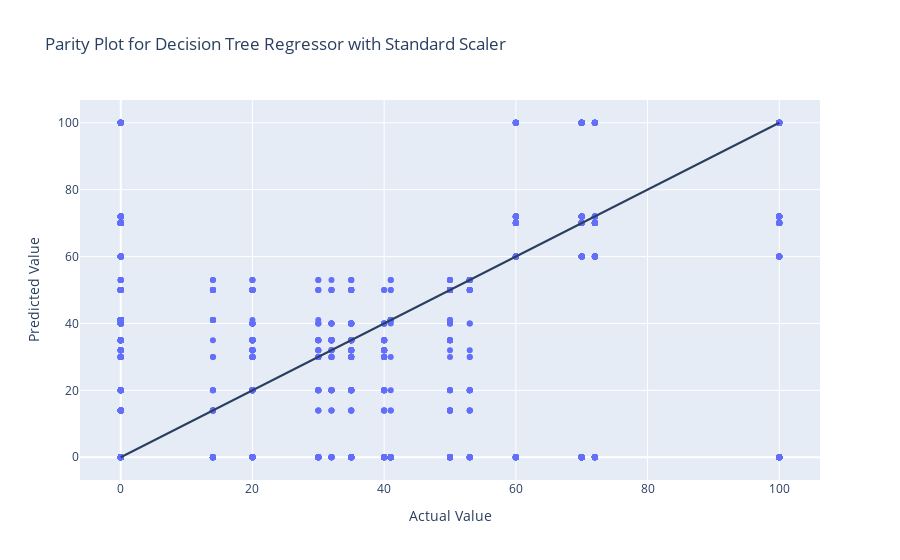

Write notebook code for a chart like this one.
### Markdown cell above
Decision Tree Regressor with Standard Scaler to Predict Altitudes:

### Code cell
dtp_model = DecisionTreeRegressor()
dtp_model = make_pipeline(StandardScaler(), DecisionTreeRegressor())
dtp_model.fit(x_train, y_train)

dtp_mae = mean_absolute_error(y_val, dtp_model.predict(x_val))
print('The MAE for the decision tree regressor with standard scaler is:', round(dtp_mae, 3))

# making the parity plot
fig = go.Figure(data = [go.Scatter(x = y_val, y = dtp_model.predict(x_val), mode = "markers")])

fig.add_shape(type = "line", x0 = y_val.min(), y0 = y_val.min(), x1 = y_val.max(), y1 = y_val.max(),)

fig.update_xaxes(title_text = "Actual Value")
fig.update_yaxes(title_text = "Predicted Value")

# set the plot size
fig.update_layout(title = 'Parity Plot for Decision Tree Regressor with Standard Scaler', autosize = True)
fig.show()

### Figure 1 — Plotly figure (JSON) as saved in the notebook; plotly's stock layout.template omitted (floating-point values rounded to 4 significant figures; data arrays with more than 128 entries replaced by an {"elided": "..."} marker saying what was removed)
{"data": [{"mode": "markers", "type": "scatter", "x": {"elided": "4339 int values"}, "y": {"elided": "4339 int values"}}], "layout": {"autosize": true, "shapes": [{"type": "line", "x0": 0, "x1": 100, "y0": 0, "y1": 100}], "title": {"text": "Parity Plot for Decision Tree Regressor with Standard Scaler"}, "xaxis": {"autorange": true, "range": [-5.949, 105.9], "title": {"text": "Actual Value"}, "type": "linear"}, "yaxis": {"autorange": true, "range": [-8.252, 108.3], "title": {"text": "Predicted Value"}, "type": "linear"}}}
